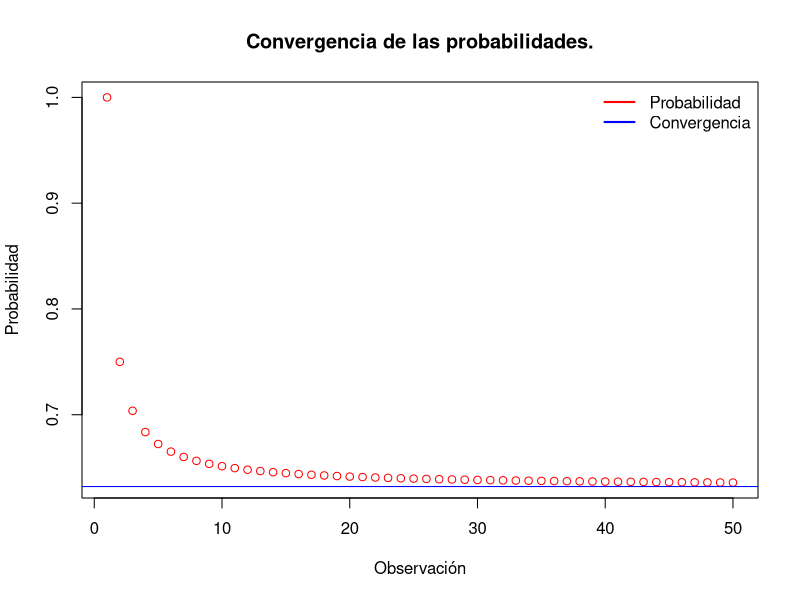
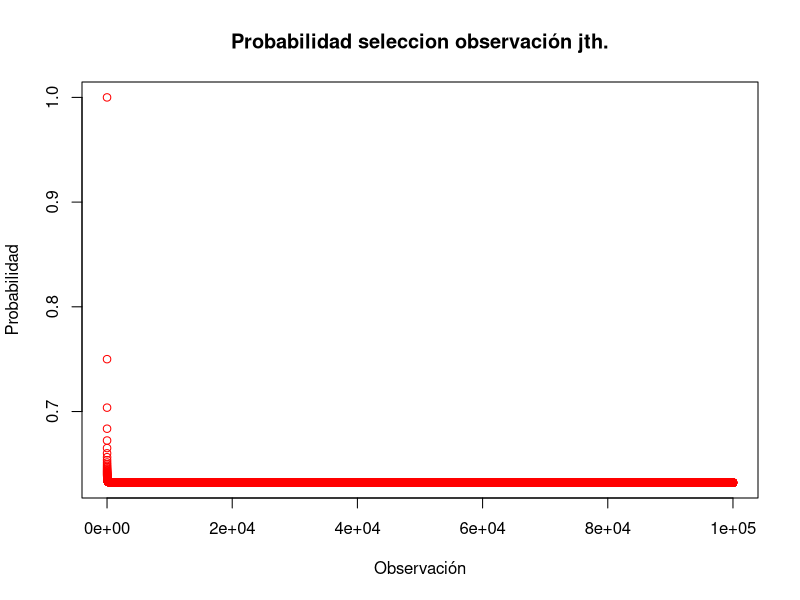

Write R code to recreate these figures, in order.
## ---- chunk 1
## Esta funcion calcula la probabilidad de que una observación jth 
## sea seleccionada por el muestreo boostrap

probabilidad <- function(n){
  
  1 - (1-1/n)^n
  
}

## ---- chunk 2
n <- rep(1:50)

prob <- sapply(n, probabilidad)

plot(prob,main="Convergencia de las probabilidades.", 
     xlab="Observación", ylab="Probabilidad", col="red")
abline(h=0.6321, col="blue")
legend("topright", legend=c("Probabilidad","Convergencia"), lty = 1, lwd = 2, col=c("red", "blue"), bty="n")

## ---- chunk 3
n <- rep(1:100000)

prob <- sapply(n, probabilidad)

plot(prob,main="Probabilidad seleccion observación jth.", 
     xlab="Observación", ylab="Probabilidad", col="red")

## ---- chunk 4

store=rep (NA , 10000)

for (i in 1:10000) {
  store[i]=sum(sample (1:100 , rep =TRUE)==4) >0
}

mean(store)

